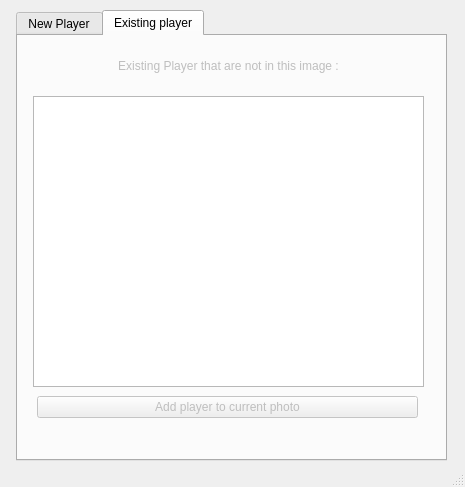
<?xml version="1.0" encoding="UTF-8"?>
<ui version="4.0">
 <class>AddPlayerWindow</class>
 <widget class="QMainWindow" name="AddPlayerWindow">
  <property name="geometry">
   <rect>
    <x>0</x>
    <y>0</y>
    <width>465</width>
    <height>487</height>
   </rect>
  </property>
  <property name="windowTitle">
   <string>MainWindow</string>
  </property>
  <widget class="QWidget" name="centralwidget">
   <widget class="QTabWidget" name="tabWidget">
    <property name="geometry">
     <rect>
      <x>16</x>
      <y>10</y>
      <width>431</width>
      <height>451</height>
     </rect>
    </property>
    <property name="currentIndex">
     <number>1</number>
    </property>
    <widget class="QWidget" name="tab">
     <attribute name="title">
      <string>New Player</string>
     </attribute>
     <widget class="QWidget" name="horizontalLayoutWidget_5">
      <property name="geometry">
       <rect>
        <x>20</x>
        <y>330</y>
        <width>381</width>
        <height>41</height>
       </rect>
      </property>
      <layout class="QHBoxLayout" name="horizontalLayout_6">
       <item>
        <widget class="QPushButton" name="AddButton">
         <property name="text">
          <string>Add Player to Image</string>
         </property>
        </widget>
       </item>
      </layout>
     </widget>
     <widget class="QWidget" name="horizontalLayoutWidget_6">
      <property name="geometry">
       <rect>
        <x>20</x>
        <y>50</y>
        <width>381</width>
        <height>267</height>
       </rect>
      </property>
      <layout class="QHBoxLayout" name="horizontalLayout_8">
       <item>
        <widget class="QWidget" name="widget_2" native="true">
         <layout class="QVBoxLayout" name="verticalLayout_4">
          <item>
           <layout class="QGridLayout" name="gridLayout_9">
            <item row="0" column="1">
             <widget class="QLabel" name="label_18">
              <property name="text">
               <string>Nom :</string>
              </property>
              <property name="alignment">
               <set>Qt::AlignRight|Qt::AlignTrailing|Qt::AlignVCenter</set>
              </property>
             </widget>
            </item>
            <item row="0" column="0">
             <spacer name="horizontalSpacer_6">
              <property name="orientation">
               <enum>Qt::Horizontal</enum>
              </property>
              <property name="sizeType">
               <enum>QSizePolicy::Fixed</enum>
              </property>
              <property name="sizeHint" stdset="0">
               <size>
                <width>15</width>
                <height>10</height>
               </size>
              </property>
             </spacer>
            </item>
            <item row="0" column="2">
             <widget class="QLineEdit" name="PlayerNameEdit">
              <property name="sizePolicy">
               <sizepolicy hsizetype="Minimum" vsizetype="Fixed">
                <horstretch>0</horstretch>
                <verstretch>0</verstretch>
               </sizepolicy>
              </property>
             </widget>
            </item>
           </layout>
          </item>
          <item>
           <layout class="QGridLayout" name="gridLayout_10">
            <item row="0" column="1">
             <widget class="QLabel" name="label_19">
              <property name="text">
               <string>Prenom :</string>
              </property>
              <property name="alignment">
               <set>Qt::AlignRight|Qt::AlignTrailing|Qt::AlignVCenter</set>
              </property>
             </widget>
            </item>
            <item row="0" column="2">
             <widget class="QLineEdit" name="PlayerFirstNameEdit">
              <property name="sizePolicy">
               <sizepolicy hsizetype="Minimum" vsizetype="Fixed">
                <horstretch>0</horstretch>
                <verstretch>0</verstretch>
               </sizepolicy>
              </property>
             </widget>
            </item>
            <item row="0" column="0">
             <widget class="QCheckBox" name="FirstNameCheckBox">
              <property name="sizePolicy">
               <sizepolicy hsizetype="Fixed" vsizetype="Fixed">
                <horstretch>0</horstretch>
                <verstretch>0</verstretch>
               </sizepolicy>
              </property>
              <property name="text">
               <string/>
              </property>
             </widget>
            </item>
           </layout>
          </item>
          <item>
           <layout class="QGridLayout" name="gridLayout_11">
            <item row="0" column="1">
             <widget class="QLabel" name="label_20">
              <property name="sizePolicy">
               <sizepolicy hsizetype="Minimum" vsizetype="Preferred">
                <horstretch>0</horstretch>
                <verstretch>0</verstretch>
               </sizepolicy>
              </property>
              <property name="text">
               <string>Numero :</string>
              </property>
              <property name="alignment">
               <set>Qt::AlignRight|Qt::AlignTrailing|Qt::AlignVCenter</set>
              </property>
             </widget>
            </item>
            <item row="0" column="2">
             <widget class="QSpinBox" name="PlayerNumberEdit">
              <property name="sizePolicy">
               <sizepolicy hsizetype="Minimum" vsizetype="Fixed">
                <horstretch>0</horstretch>
                <verstretch>0</verstretch>
               </sizepolicy>
              </property>
              <property name="minimum">
               <number>1</number>
              </property>
              <property name="value">
               <number>1</number>
              </property>
             </widget>
            </item>
            <item row="0" column="0">
             <widget class="QCheckBox" name="NumeroCheckBox">
              <property name="sizePolicy">
               <sizepolicy hsizetype="Fixed" vsizetype="Fixed">
                <horstretch>0</horstretch>
                <verstretch>0</verstretch>
               </sizepolicy>
              </property>
              <property name="text">
               <string/>
              </property>
             </widget>
            </item>
           </layout>
          </item>
          <item>
           <layout class="QGridLayout" name="gridLayout_12">
            <item row="0" column="2">
             <widget class="QDateEdit" name="PlayerBirthDateEdit"/>
            </item>
            <item row="0" column="1">
             <widget class="QLabel" name="label_21">
              <property name="text">
               <string>Date de naissance :</string>
              </property>
              <property name="alignment">
               <set>Qt::AlignRight|Qt::AlignTrailing|Qt::AlignVCenter</set>
              </property>
             </widget>
            </item>
            <item row="0" column="0">
             <widget class="QCheckBox" name="BirthDateCheckBox">
              <property name="sizePolicy">
               <sizepolicy hsizetype="Fixed" vsizetype="Fixed">
                <horstretch>0</horstretch>
                <verstretch>0</verstretch>
               </sizepolicy>
              </property>
              <property name="text">
               <string/>
              </property>
             </widget>
            </item>
           </layout>
          </item>
          <item>
           <layout class="QGridLayout" name="gridLayout_13">
            <item row="0" column="1">
             <widget class="QLabel" name="label_22">
              <property name="text">
               <string>Année d'arrivée :</string>
              </property>
              <property name="alignment">
               <set>Qt::AlignRight|Qt::AlignTrailing|Qt::AlignVCenter</set>
              </property>
             </widget>
            </item>
            <item row="0" column="2">
             <widget class="QSpinBox" name="PlayerYearArrivalEdit">
              <property name="minimum">
               <number>1850</number>
              </property>
              <property name="maximum">
               <number>2016</number>
              </property>
             </widget>
            </item>
            <item row="0" column="0">
             <widget class="QCheckBox" name="YearArrivalCheckBox">
              <property name="sizePolicy">
               <sizepolicy hsizetype="Fixed" vsizetype="Fixed">
                <horstretch>0</horstretch>
                <verstretch>0</verstretch>
               </sizepolicy>
              </property>
              <property name="text">
               <string/>
              </property>
             </widget>
            </item>
           </layout>
          </item>
          <item>
           <layout class="QGridLayout" name="gridLayout_14">
            <item row="0" column="1">
             <widget class="QLabel" name="label_23">
              <property name="text">
               <string>Poste :</string>
              </property>
              <property name="alignment">
               <set>Qt::AlignRight|Qt::AlignTrailing|Qt::AlignVCenter</set>
              </property>
             </widget>
            </item>
            <item row="0" column="2">
             <widget class="QComboBox" name="PlayerPositionEdit">
              <item>
               <property name="text">
                <string>Gardien</string>
               </property>
              </item>
              <item>
               <property name="text">
                <string>Defenseur</string>
               </property>
              </item>
              <item>
               <property name="text">
                <string>Milieu</string>
               </property>
              </item>
              <item>
               <property name="text">
                <string>Attaquant</string>
               </property>
              </item>
             </widget>
            </item>
            <item row="0" column="0">
             <widget class="QCheckBox" name="PositionCheckBox">
              <property name="sizePolicy">
               <sizepolicy hsizetype="Fixed" vsizetype="Fixed">
                <horstretch>0</horstretch>
                <verstretch>0</verstretch>
               </sizepolicy>
              </property>
              <property name="text">
               <string/>
              </property>
             </widget>
            </item>
           </layout>
          </item>
          <item>
           <layout class="QGridLayout" name="gridLayout_15">
            <item row="0" column="1">
             <widget class="QLabel" name="label_24">
              <property name="text">
               <string>Nombre de matchs joués :</string>
              </property>
              <property name="alignment">
               <set>Qt::AlignRight|Qt::AlignTrailing|Qt::AlignVCenter</set>
              </property>
             </widget>
            </item>
            <item row="0" column="2">
             <widget class="QSpinBox" name="PlayerMatchsPlayedEdit">
              <property name="maximum">
               <number>1000</number>
              </property>
             </widget>
            </item>
            <item row="0" column="0">
             <widget class="QCheckBox" name="MatchsCheckBox">
              <property name="sizePolicy">
               <sizepolicy hsizetype="Fixed" vsizetype="Fixed">
                <horstretch>0</horstretch>
                <verstretch>0</verstretch>
               </sizepolicy>
              </property>
              <property name="text">
               <string/>
              </property>
             </widget>
            </item>
           </layout>
          </item>
          <item>
           <layout class="QGridLayout" name="gridLayout_16">
            <item row="0" column="1">
             <widget class="QLabel" name="label_25">
              <property name="text">
               <string>Nombre de buts :</string>
              </property>
              <property name="alignment">
               <set>Qt::AlignRight|Qt::AlignTrailing|Qt::AlignVCenter</set>
              </property>
             </widget>
            </item>
            <item row="0" column="2">
             <widget class="QSpinBox" name="PlayerGoalsEdit">
              <property name="maximum">
               <number>1000</number>
              </property>
             </widget>
            </item>
            <item row="0" column="0">
             <widget class="QCheckBox" name="GoalsCheckBox">
              <property name="sizePolicy">
               <sizepolicy hsizetype="Fixed" vsizetype="Fixed">
                <horstretch>0</horstretch>
                <verstretch>0</verstretch>
               </sizepolicy>
              </property>
              <property name="text">
               <string/>
              </property>
             </widget>
            </item>
           </layout>
          </item>
         </layout>
        </widget>
       </item>
      </layout>
     </widget>
     <widget class="QWidget" name="horizontalLayoutWidget_7">
      <property name="geometry">
       <rect>
        <x>20</x>
        <y>10</y>
        <width>381</width>
        <height>31</height>
       </rect>
      </property>
      <layout class="QHBoxLayout" name="horizontalLayout_9">
       <item>
        <widget class="QLabel" name="label_26">
         <property name="text">
          <string>Password :</string>
         </property>
        </widget>
       </item>
       <item>
        <widget class="QLineEdit" name="PwLineEdit">
         <property name="echoMode">
          <enum>QLineEdit::Password</enum>
         </property>
        </widget>
       </item>
       <item>
        <widget class="QPushButton" name="PwVerif">
         <property name="enabled">
          <bool>false</bool>
         </property>
         <property name="text">
          <string>Ok</string>
         </property>
        </widget>
       </item>
      </layout>
     </widget>
     <widget class="QWidget" name="verticalLayoutWidget">
      <property name="geometry">
       <rect>
        <x>20</x>
        <y>380</y>
        <width>381</width>
        <height>31</height>
       </rect>
      </property>
      <layout class="QVBoxLayout" name="verticalLayout">
       <item>
        <widget class="QLabel" name="Informations">
         <property name="text">
          <string/>
         </property>
         <property name="alignment">
          <set>Qt::AlignCenter</set>
         </property>
        </widget>
       </item>
      </layout>
     </widget>
    </widget>
    <widget class="QWidget" name="tab_2">
     <attribute name="title">
      <string>Existing player</string>
     </attribute>
     <widget class="QListWidget" name="PlayerListWidget">
      <property name="geometry">
       <rect>
        <x>15</x>
        <y>60</y>
        <width>391</width>
        <height>291</height>
       </rect>
      </property>
     </widget>
     <widget class="QLabel" name="label">
      <property name="enabled">
       <bool>false</bool>
      </property>
      <property name="geometry">
       <rect>
        <x>20</x>
        <y>20</y>
        <width>381</width>
        <height>20</height>
       </rect>
      </property>
      <property name="text">
       <string>Existing Player that are not in this image :</string>
      </property>
      <property name="alignment">
       <set>Qt::AlignCenter</set>
      </property>
     </widget>
     <widget class="QWidget" name="verticalLayoutWidget_2">
      <property name="geometry">
       <rect>
        <x>19</x>
        <y>360</y>
        <width>381</width>
        <height>51</height>
       </rect>
      </property>
      <layout class="QVBoxLayout" name="verticalLayout_2">
       <item>
        <widget class="QPushButton" name="AddPlayer_2">
         <property name="enabled">
          <bool>false</bool>
         </property>
         <property name="text">
          <string>Add player to current photo</string>
         </property>
        </widget>
       </item>
       <item>
        <widget class="QLabel" name="Information_existingPlayer">
         <property name="text">
          <string/>
         </property>
         <property name="alignment">
          <set>Qt::AlignCenter</set>
         </property>
        </widget>
       </item>
      </layout>
     </widget>
    </widget>
   </widget>
  </widget>
  <widget class="QStatusBar" name="statusbar"/>
 </widget>
 <resources/>
 <connections/>
</ui>
